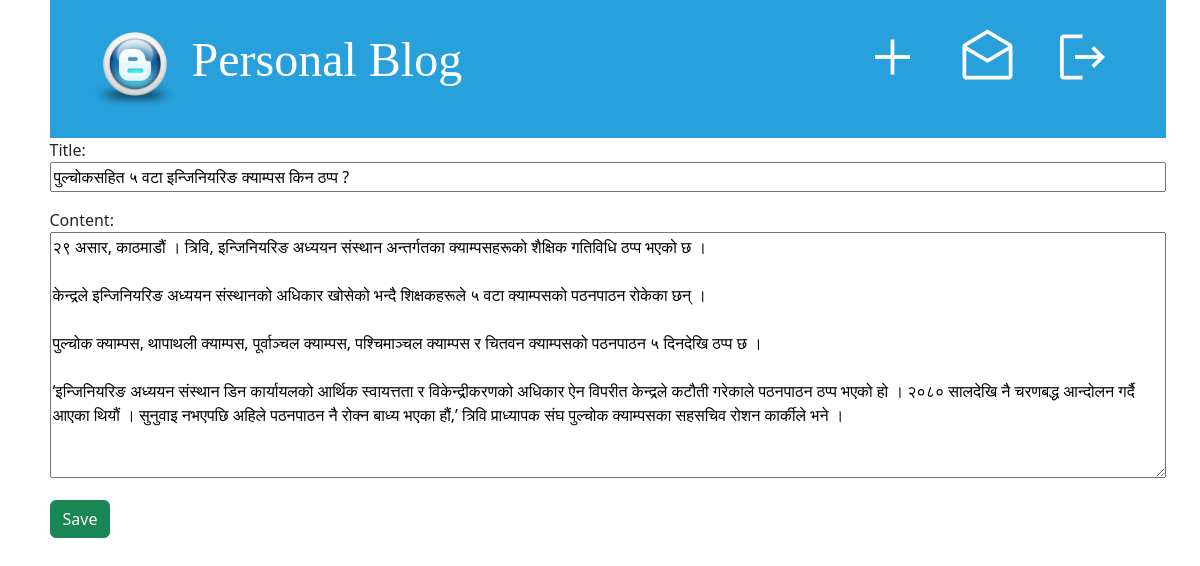
The app's page /post-update/2 (signed in) with its own data.
### blog_app/models.py (models this page shows, shortened)
class Post(models.Model):
    title=models.CharField(max_length=255)
    content=models.TextField()
    author=models.ForeignKey("auth.User",on_delete=models.CASCADE)
    created_at=models.DateTimeField(auto_now_add=True)
    updated_at=models.DateTimeField(auto_now=True)
    published_at=models.DateTimeField(null=True,blank=True)

### blog_app/views.py (the view, shortened to what this page needs)
# urls.py: path("post-update/<int:pk>",views.post_update,name="post-update"),
@login_required
def post_update(request,pk):
    if request.method =="GET":
        post=Post.objects.get(pk=pk)
        form=PostForm(instance=post)
        return render(
            request,
            "post_create.html",
            {"form":form},
        )

### blog_app/forms.py
class PostForm(forms.ModelForm):
    class Meta:
        model=Post
        fields=["title","content"]

### templates/post_create.html (shortened to what this page needs)
{% extends "base.html" %}
{% block content %}
<form action="" method="post" class="post-form">
    {{ form.as_p }}
    <button type="submit" class="btn btn-success">Save</button>
</form>
{% endblock content %}

### static/css/blog.css (style rules this page uses)
body { padding-left: 15px; }
.post-form textarea, .post-form input { width: 100%; }

### records on screen
Post: title "पुल्चोकसहित ५ वटा इन्जिनियरिङ क्याम्पस किन ठप्प ?", content "२९ असार, काठमाडौं । त्रिवि, इन्जिनियरिङ अध्ययन संस्थान अन्तर्गतका क्याम्पसहरूको शैक्षिक गतिविधि ठप्प भएको छ । केन्द्रले इन्जिनियरिङ अध्ययन संस्थानको अधिकार खोसेको भन्दै शिक्षकहरूले ५ वटा क्याम्पसको पठनपाठन रोकेका छन् । पुल्चोक क्याम्पस, थापाथली क्याम्पस, पूर्वाञ्चल क्याम्पस, पश्चिमाञ्चल क्याम्पस र चितवन क्याम्पसको पठनपाठन ५ दिनदेखि ठप्प छ । ‘इन्जिनियरिङ अध्ययन संस्थान डिन कार्यायलको आर्थिक स्वायत्तता र विकेन्द्रीकरणको अधिकार ऐन विपरीत केन्द्रले कटौती गरेकाले पठनपाठन ठप्प भएको हो । २०८० सालदेखि नै चरणबद्ध आन्दोलन गर्दै आएका थियौं । सुनुवाइ नभएपछि अहिले पठनपाठन नै रोक्न बाध्य भएका हौं,’ त्रिवि प्राध्यापक संघ पुल्चोक क्याम्पसका सहसचिव रोशन कार्कीले भने ।"
